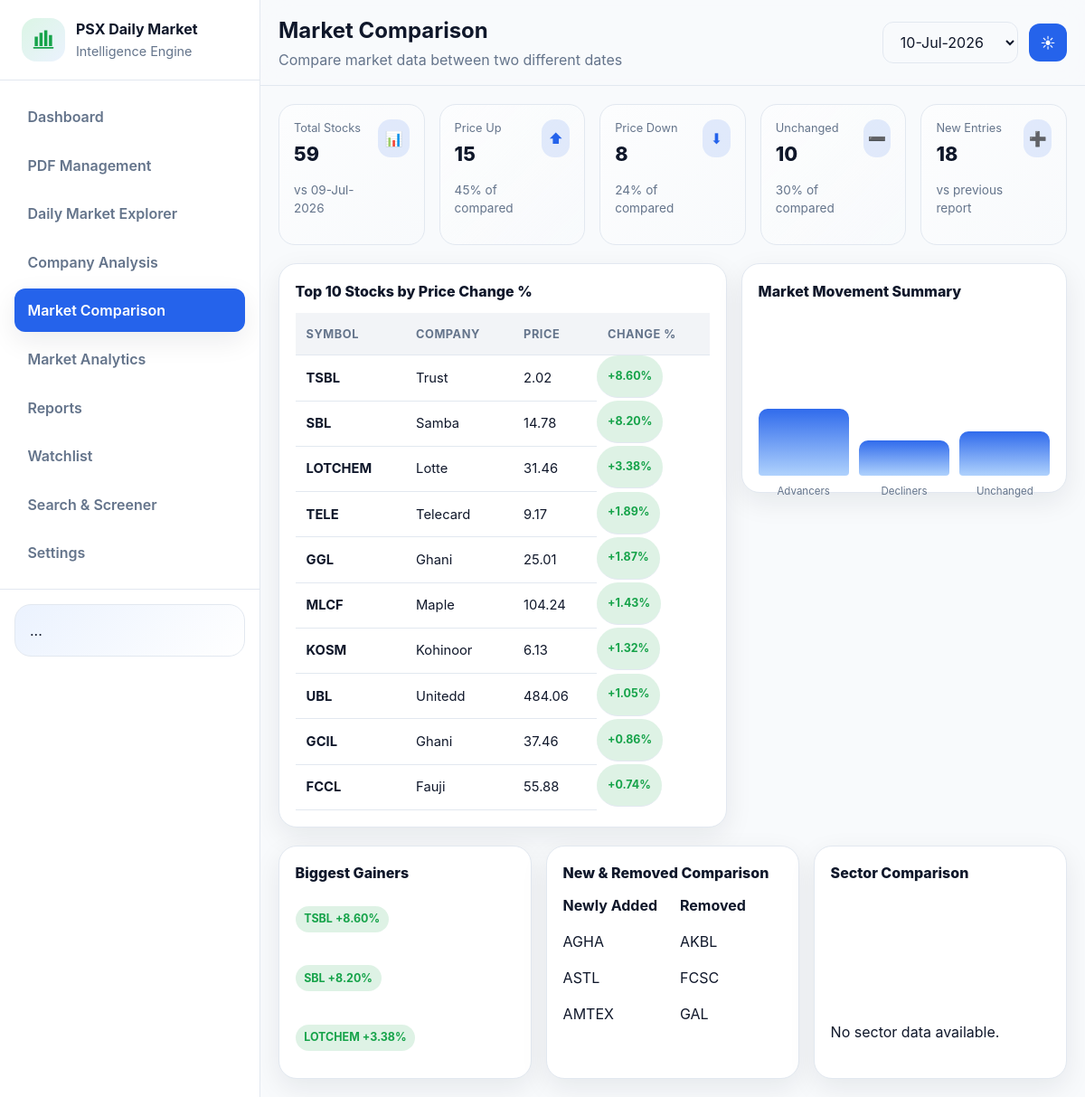
/pages/market-comparison/, run on the app's committed database.
### scraper/models.py (models this page shows, shortened)
class PDFDocument(models.Model):
    name = models.CharField(max_length=255)
    file = models.FileField(upload_to="pdfs/")
    uploaded_at = models.DateTimeField(auto_now_add=True)
    report_date = models.DateField(null=True, blank=True)
    report_time = models.TimeField(null=True, blank=True)
    is_processed = models.BooleanField(default=False)
    processing_error = models.TextField(null=True, blank=True)
    processed_at = models.DateTimeField(null=True, blank=True)
    file_hash = models.CharField(max_length=64, null=True, blank=True)
    class Meta:
        indexes = [models.Index(fields=["report_date", "report_time"])]

class ExtractedCompanyRecord(models.Model):
    pdf_document = models.ForeignKey(
        PDFDocument,
        on_delete=models.CASCADE,
        related_name="extracted_companies",
    )
    company_name = models.CharField(max_length=255)
    symbol = models.CharField(max_length=50, blank=True)
    price = models.DecimalField(max_digits=12, decimal_places=2, null=True, blank=True)
    change_value = models.DecimalField(max_digits=12, decimal_places=2, null=True, blank=True)
    change_percent = models.DecimalField(max_digits=12, decimal_places=2, null=True, blank=True)
    volume = models.PositiveIntegerField(null=True, blank=True)
    created_at = models.DateTimeField(auto_now_add=True)
    class Meta:
        ordering = ["company_name"]

### pdfs/views.py (the view)
# urls.py: path("pages/market-comparison/", market_comparison, name="market-comparison"),
def market_comparison(request):
    requested_date = _parse_report_date(request.GET.get("date"))
    current_pdf = _get_latest_pdf_for_date(requested_date) if requested_date else None
    if current_pdf is None:
        current_pdf = _get_latest_pdf_for_date()
    previous_pdf = _get_previous_pdf(current_pdf) if current_pdf else None
    comparison_rows = _build_comparison_results(current_pdf) if current_pdf else []
    total_stocks = current_pdf.extracted_companies.count() if current_pdf else 0
    price_changes, new_entries, removed_entries = [], [], []
    for row in comparison_rows:
        if row["status"] == "NEW":
            new_entries.append(row)
            continue
        if row["status"] == "REMOVED":
            removed_entries.append(row)
            continue
        previous_price, current_price = row["previous_price"], row["current_price"]
        if previous_price is None or current_price is None or previous_price == 0:
            continue
        price_changes.append({
            **row,
            "change_percent": ((current_price - previous_price) / previous_price) * Decimal("100"),
        })
    price_up = [row for row in price_changes if row["change_percent"] > 0]
    price_down = [row for row in price_changes if row["change_percent"] < 0]
    unchanged = [row for row in price_changes if row["change_percent"] == 0]
    comparable_total = len(price_changes)
    def percentage(count):
        return round((count / comparable_total) * 100) if comparable_total else 0
    sector_rows = []
    if current_pdf and current_pdf.report_date:
        sector_counts = {}
        for record in ScrapedRecord.objects.filter(date=current_pdf.report_date).exclude(sector=""):
            sector_counts[record.sector] = sector_counts.get(record.sector, 0) + 1
        largest_sector_count = max(sector_counts.values(), default=0)
        sector_rows = [
            {"label": sector, "height": round((count / largest_sector_count) * 100)}
            for sector, count in sorted(sector_counts.items(), key=lambda item: item[1], reverse=True)[:4]
        ] if largest_sector_count else []
    context = {
        "current_pdf": current_pdf,
        "previous_pdf": previous_pdf,
        "available_dates": list(
            PDFDocument.objects.filter(is_processed=True, report_date__isnull=False)
            .values_list("report_date", flat=True)
            .order_by("-report_date")
            .distinct()
        ),
        "total_stocks": total_stocks,
        "price_up_count": len(price_up),
        "price_down_count": len(price_down),
        "unchanged_count": len(unchanged),
        "new_entries": new_entries[:3],
        "removed_entries": removed_entries[:3],
        "new_entry_count": len(new_entries),
        "top_price_changes": sorted(price_changes, key=lambda row: row["change_percent"], reverse=True)[:10],
        "biggest_gainers": sorted(price_up, key=lambda row: row["change_percent"], reverse=True)[:3],
        "movement_bars": [
            {"label": "Advancers", "height": percentage(len(price_up))},
            {"label": "Decliners", "height": percentage(len(price_down))},
            {"label": "Unchanged", "height": percentage(len(unchanged))},
        ],
        "sector_rows": sector_rows,
        "price_up_percentage": percentage(len(price_up)),
        "price_down_percentage": percentage(len(price_down)),
        "unchanged_percentage": percentage(len(unchanged)),
    }
    return render(request, "pages/market-comparison.html", context)

### pdfs/views.py (called while the page is built, shortened)
def _parse_report_date(raw_value):
    if not raw_value:
        return None

def _get_latest_pdf_for_date(report_date=None):
    queryset = PDFDocument.objects.filter(report_date__isnull=False).prefetch_related("extracted_companies")
    if report_date is not None:
        queryset = queryset.filter(report_date=report_date)
    return queryset.order_by("-report_date", "-uploaded_at").first()

def _get_previous_pdf(current_pdf):
    return (
        PDFDocument.objects.filter(report_date__lt=current_pdf.report_date)
        .prefetch_related("extracted_companies")
        .order_by("-report_date", "-uploaded_at")
        .first()
    )

def _build_comparison_results(current_pdf):
    stored_results = (
        ComparisonResult.objects.filter(current_pdf=current_pdf)
        .select_related("previous_pdf", "current_pdf")
        .only(
            "id",
            "previous_pdf_id",
            "current_pdf_id",
            "symbol",
            "company_name",
            "status",
            "previous_price",
            "current_price",
        )
        .order_by("status", "company_name")
    )
    if stored_results.exists():
        return list(stored_results.values("symbol", "company_name", "status", "previous_price", "current_price"))

### templates/pages/market-comparison.html (shortened to what this page needs)
{% load static %}
<!DOCTYPE html>
<html lang="en">
  <head>
    <link rel="stylesheet" href="{% static 'css/styles.css' %}" />
  </head>
  <body>
    <div class="app-shell">
      <aside class="sidebar">
        <div class="sidebar-header">
          <div class="sidebar-logo" aria-hidden="true">
            <svg viewBox="0 0 32 32" width="28" height="28" fill="currentColor">
              <path d="M5 24V12h4v12H5Zm6 0V7h4v17h-4Zm6 0V4h4v20h-4Zm6 0V10h4v14h-4Z" />
              <path d="M4 26h24" stroke="currentColor" stroke-width="2" stroke-linecap="round" />
            </svg>
          </div>
          <div class="sidebar-brand">
            <strong>PSX Daily Market</strong>
            <span>Intelligence Engine</span>
          </div>
        </div>
        <nav class="nav-list" aria-label="Primary navigation">
          <a class="nav-link" href="{% url 'home' %}">Dashboard</a>
          <a class="nav-link" href="{% url 'pdf-management' %}">PDF Management</a>
          <a class="nav-link" href="{% url 'daily-market-explorer' %}">Daily Market Explorer</a>
          <a class="nav-link" href="{% url 'company-analysis' %}">Company Analysis</a>
          <a class="nav-link active" href="{% url 'market-comparison' %}">Market Comparison</a>
          <a class="nav-link" href="{% url 'market-analytics' %}">Market Analytics</a>
          <a class="nav-link" href="{% url 'reports' %}">Reports</a>
          <a class="nav-link" href="{% url 'watchlist' %}">Watchlist</a>
          <a class="nav-link" href="{% url 'search-screener' %}">Search &amp; Screener</a>
          <a class="nav-link" href="{% url 'settings' %}">Settings</a>
        </nav>
        <div class="sidebar-footer"><div class="help-card">...</div></div>
      </aside>
      <div class="main-area">
        <header class="topbar">
          <div>
            <h1>Market Comparison</h1>
            <p>Compare market data between two different dates</p>
          </div>
          <div class="topbar-actions"><form method="get"><select name="date" class="outline-button" aria-label="Select comparison date" onchange="this.form.submit()">{% for available_date in available_dates %}<option value="{{ available_date|date:'Y-m-d' }}" {% if current_pdf.report_date == available_date %}selected{% endif %}>{{ available_date|date:'d-M-Y' }}</option>{% empty %}<option value="">No reports available</option>{% endfor %}</select></form><button class="icon-button" data-theme-toggle>☀</button></div>
        </header>
        <main class="content">
          <section class="grid grid-5">
            <article class="stat-card"><div><p class="stat-label">Total Stocks</p><p class="stat-value">{{ total_stocks }}</p><p class="stat-helper">{% if previous_pdf %}vs {{ previous_pdf.report_date|date:'d-M-Y' }}{% else %}No previous report{% endif %}</p></div><div class="stat-icon">📊</div></article>
            <article class="stat-card"><div><p class="stat-label">Price Up</p><p class="stat-value">{{ price_up_count }}</p><p class="stat-helper">{{ price_up_percentage }}% of compared</p></div><div class="stat-icon">⬆</div></article>
            <article class="stat-card"><div><p class="stat-label">Price Down</p><p class="stat-value">{{ price_down_count }}</p><p class="stat-helper">{{ price_down_percentage }}% of compared</p></div><div class="stat-icon">⬇</div></article>
            <article class="stat-card"><div><p class="stat-label">Unchanged</p><p class="stat-value">{{ unchanged_count }}</p><p class="stat-helper">{{ unchanged_percentage }}% of compared</p></div><div class="stat-icon">➖</div></article>
            <article class="stat-card"><div><p class="stat-label">New Entries</p><p class="stat-value">{{ new_entry_count }}</p><p class="stat-helper">vs previous report</p></div><div class="stat-icon">➕</div></article>
          </section>
          <section class="grid" style="grid-template-columns:1fr 360px;align-items:start;">
            <section class="card table-card">
              <div class="card-header"><h2 class="card-title">Top 10 Stocks by Price Change %</h2></div>
              <table><thead><tr><th>Symbol</th><th>Company</th><th>Price</th><th>Change %</th></tr></thead><tbody>{% for stock in top_price_changes %}<tr><td><strong>{{ stock.symbol }}</strong></td><td>{{ stock.company_name }}</td><td>{{ stock.current_price|floatformat:2 }}</td><td class="badge {% if stock.change_percent >= 0 %}success{% else %}danger{% endif %}">{% if stock.change_percent > 0 %}+{% endif %}{{ stock.change_percent|floatformat:2 }}%</td></tr>{% empty %}<tr><td colspan="4">No comparable records found.</td></tr>{% endfor %}</tbody></table>
            </section>
            <article class="card chart-card">
              <div class="card-header"><h2 class="card-title">Market Movement Summary</h2></div>
              <div class="bar-chart">{% for item in movement_bars %}<div class="bar" style="height: {{ item.height }}%"><span>{{ item.label }}</span></div>{% endfor %}</div>
            </article>
          </section>
          <section class="grid grid-3">
            <article class="card"><div class="card-header"><h2 class="card-title">Biggest Gainers</h2></div><div class="list-stack">{% for stock in biggest_gainers %}<p class="badge success" style="width:fit-content;">{{ stock.symbol }} +{{ stock.change_percent|floatformat:2 }}%</p>{% empty %}<p>No gainers found.</p>{% endfor %}</div></article>
            <article class="card"><div class="card-header"><h2 class="card-title">New &amp; Removed Comparison</h2></div><div class="grid" style="grid-template-columns:1fr 1fr;gap:1rem;"><div><strong>Newly Added</strong>{% for stock in new_entries %}<p>{{ stock.symbol }}</p>{% empty %}<p>None</p>{% endfor %}</div><div><strong>Removed</strong>{% for stock in removed_entries %}<p>{{ stock.symbol }}</p>{% empty %}<p>None</p>{% endfor %}</div></div></article>
            <article class="card chart-card"><div class="card-header"><h2 class="card-title">Sector Comparison</h2></div><div class="bar-chart">{% for sector in sector_rows %}<div class="bar" style="height: {{ sector.height }}%"><span>{{ sector.label }}</span></div>{% empty %}<p>No sector data available.</p>{% endfor %}</div></article>
          </section>
        </main>
      </div>
    </div>
  </body>
</html>

### data on the page
PDFDocument: date "10-Jul-2026"
PDFDocument: report_date "09-Jul-2026"
ExtractedCompanyRecord: symbol "SBL", company_name "Samba", current_price "14.78", change_percent "8.20"
ExtractedCompanyRecord: symbol "TELE", company_name "Telecard", current_price "9.17", change_percent "1.89"
ExtractedCompanyRecord: symbol "MLCF", company_name "Maple", current_price "104.24", change_percent "1.43"
ExtractedCompanyRecord: symbol "KOSM", company_name "Kohinoor", current_price "6.13", change_percent "1.32"
ExtractedCompanyRecord: symbol "UBL", company_name "Unitedd", current_price "484.06", change_percent "1.05"
ExtractedCompanyRecord: symbol "GCIL", company_name "Ghani", current_price "37.46", change_percent "0.86"
ExtractedCompanyRecord: symbol "FCCL", company_name "Fauji", current_price "55.88", change_percent "0.74"

### other printed values
{{ total_stocks }} "59"
{{ price_up_count }} "15"
{{ price_up_percentage }} "45"
{{ price_down_count }} "8"
{{ price_down_percentage }} "24"
{{ unchanged_count }} "10"
{{ unchanged_percentage }} "30"
{{ new_entry_count }} "18"
{{ stock.symbol }} "TSBL" "LOTCHEM" "GGL"
{{ stock.company_name }} "Trust" "Lotte" "Ghani"
{{ stock.current_price|floatformat:2 }} "2.02" "31.46" "25.01"
{{ stock.change_percent|floatformat:2 }} "8.60" "3.38" "1.87"
{{ item.label }} "Advancers" "Decliners" "Unchanged"
{{ stock.symbol }} "TSBL" "LOTCHEM"
{{ stock.change_percent|floatformat:2 }} "8.60" "3.38"
